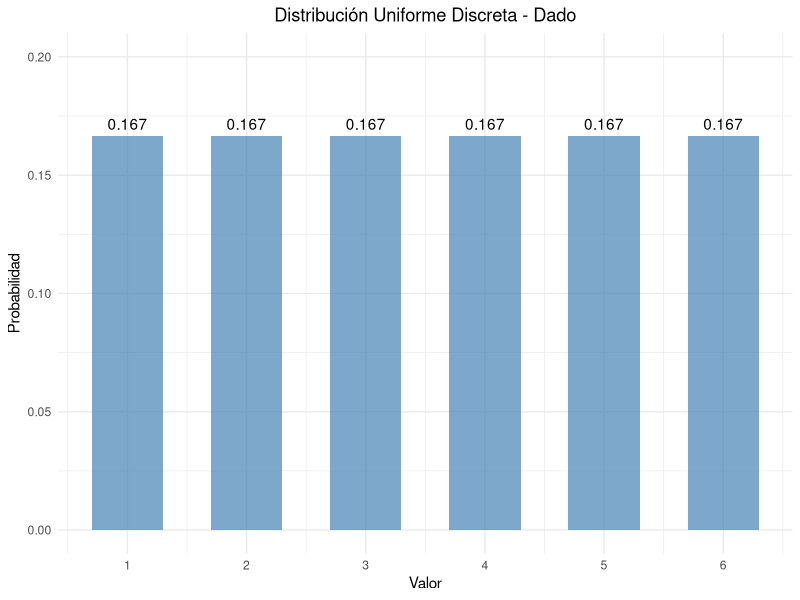
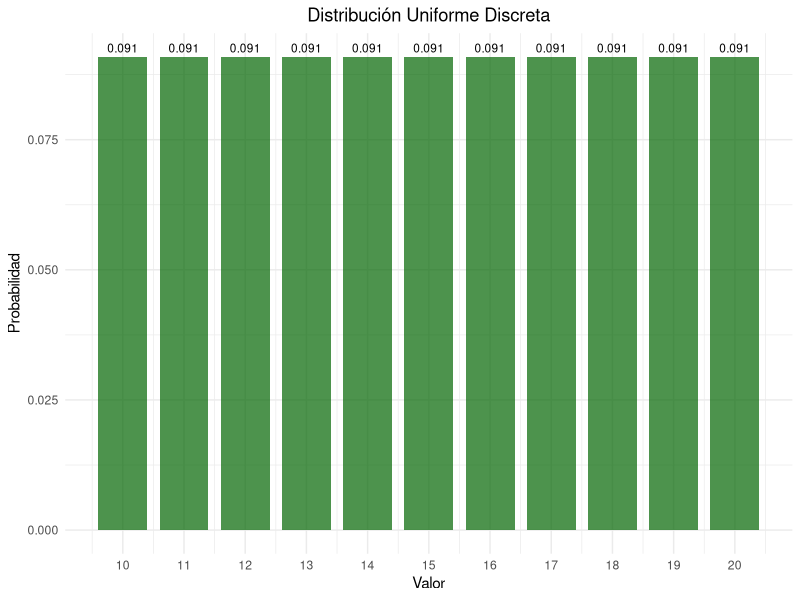
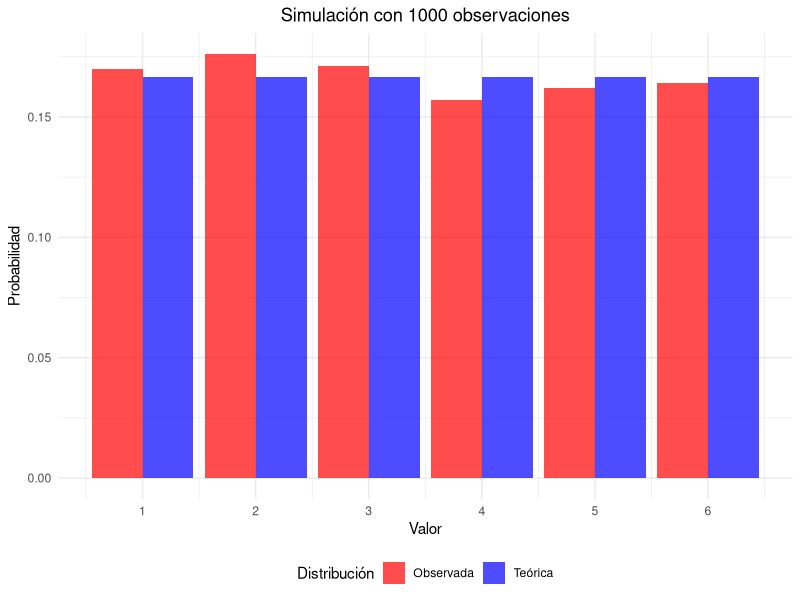
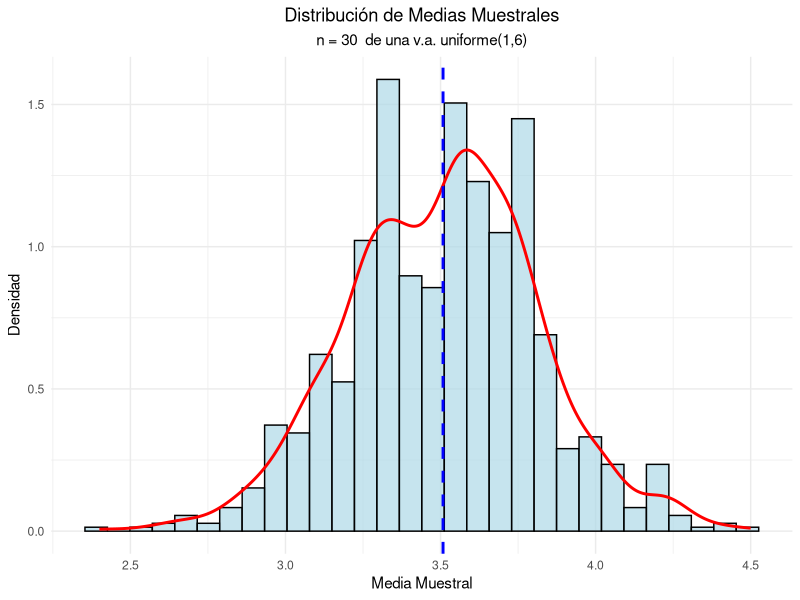
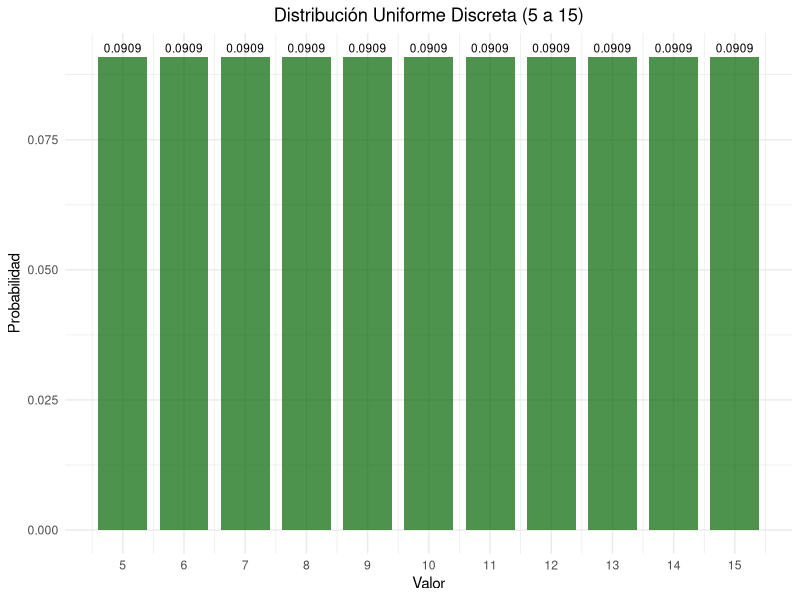
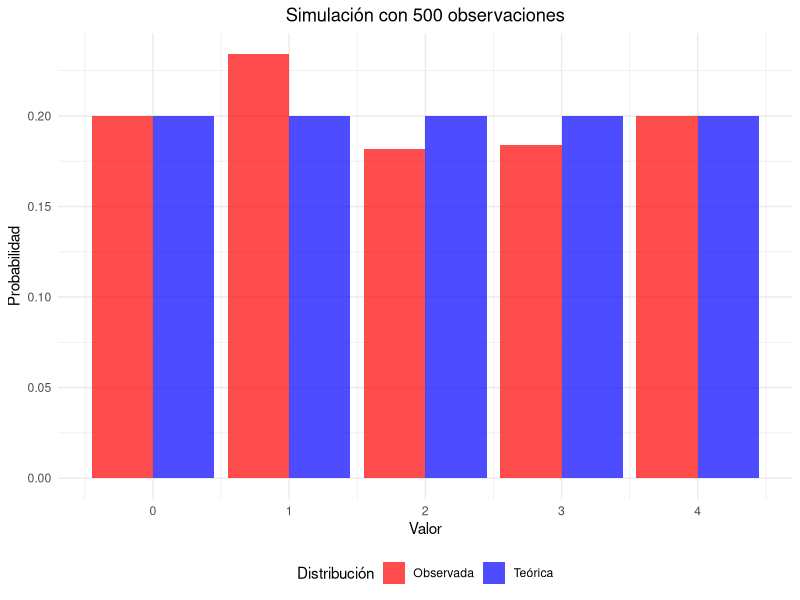

The R source for these figures, in order:
## ---- chunk 1
#| label: setup
#| include: false
library(tidyverse)
library(kableExtra)
library(gridExtra)
## ---- chunk 2
#| code-fold: true
#| label: dado-ejemplo

# Parámetros del dado
x_1 <- 1
x_6 <- 6
valores <- x_1:x_6
probabilidades <- rep(1/length(valores), length(valores))

# Crear data frame
dado_data <- data.frame(
  Valor = valores,
  Probabilidad = probabilidades
)

# Mostrar tabla
kable(dado_data, 
      caption = "Distribución de probabilidad de un dado",
      align = "cc") %>%
  kable_styling(bootstrap_options = "striped")
## ---- chunk 3
#| code-fold: true
#| label: parametros-dado
# Media
media <- sum(dado_data$Valor)/length(dado_data$Valor)
cat("Media:", media, "\n")

# Varianza
varianza <- sum((dado_data$Valor- media)^2)/length(dado_data$Valor)
cat("Varianza:", varianza, "\n")

# Desviación estándar
desv_std <- sqrt(varianza)
cat("Desviación estándar:", round(desv_std, 4), "\n")
## ---- chunk 4
#| code-fold: true
#| label: grafico-dado
#| fig-cap: "Función de probabilidad de un dado"

ggplot(dado_data, aes(x = Valor, y = Probabilidad)) +
  geom_col(fill = "steelblue", alpha = 0.7, width = 0.6) +
  geom_text(aes(label = round(Probabilidad, 3)), vjust = -0.5) +
  scale_x_continuous(breaks = valores) +
  scale_y_continuous(limits = c(0, 0.20)) +
  labs(title = "Distribución Uniforme Discreta - Dado",
       x = "Valor",
       y = "Probabilidad") +
  theme_minimal() +
  theme(plot.title = element_text(hjust = 0.5),
        plot.subtitle = element_text(hjust = 0.5))
## ---- chunk 5
#| code-fold: true
#| label: ejemplo-numeros

x2_1 <- 10
x2_n <- 20
valores2 <- x2_1:x2_n
probabilidades2 <- rep(1/(length(valores2)), length(valores2))

# Data_frame
data2 <- data.frame(
  Valor = valores2,
  Probabilidad = probabilidades2
)

# Parámetros estadísticos
media2 <- mean(data2$Valor)
varianza2 <- sum((data2$Valor - media2)^2)/length(data2$Valor)
desv_std2 <- sqrt(varianza2)

cat("Media:", media2, "\n")
cat("Varianza:", round(varianza2, 4), "\n")
cat("Desviación estándar:", round(desv_std2, 4), "\n")
## ---- chunk 6
#| label: grafico-numeros
#| fig-cap: "Distribución uniforme discreta entre 10 y 20"


ggplot(data2, aes(x = Valor, y = Probabilidad)) +
  geom_col(fill = "darkgreen", alpha = 0.7, width = 0.8) +
  geom_text(aes(label = round(Probabilidad, 3)), 
            vjust = -0.5, size = 3) +
  scale_x_continuous(breaks = seq(10, 20, 1)) +
  labs(title = "Distribución Uniforme Discreta",
       x = "Valor",
       y = "Probabilidad") +
  theme_minimal() +
  theme(plot.title = element_text(hjust = 0.5),
        plot.subtitle = element_text(hjust = 0.5))
## ---- chunk 7
#| code-fold: true
#| label: simulacion

# Generar 1000 números aleatorios
set.seed(123)
n_sim <- 1000
muestra <- sample(1:6, n_sim, replace = TRUE)

# Frecuencias observadas
freq_obs <- table(muestra)
freq_rel <- prop.table(freq_obs)

# Comparar con probabilidades teóricas
comparacion <- data.frame(
  Valor = 1:6,
  Prob_Teorica = rep(1/6, 6),
  Freq_Observada = as.numeric(freq_rel)
)

kable(comparacion, 
      caption = "Comparación entre probabilidades teóricas y observadas",
      col.names = c("Valor", "Prob. Teórica", "Freq. Observada"),
      digits = 4) |> 
  kable_styling(bootstrap_options = "striped")
## ---- chunk 8
#| code-fold: true
#| label: grafico-simulacion
#| fig-width: 8
#| fig-height: 6
#| fig-align: "center"
#| fig-cap: "Comparación entre distribución teórica y simulada"


# Preparar datos para el gráfico
comp_long <- comparacion |> 
  pivot_longer(cols = c(Prob_Teorica, Freq_Observada),
               names_to = "Tipo",
               values_to = "Probabilidad") |> 
  mutate(Tipo = case_when(
    Tipo == "Prob_Teorica" ~ "Teórica",
    Tipo == "Freq_Observada" ~ "Observada"
  ))

ggplot(comp_long, aes(x = Valor, y = Probabilidad, fill = Tipo)) +
  geom_col(position = "dodge", alpha = 0.7) +
  scale_x_continuous(breaks = 1:6) +
  scale_fill_manual(values = c("Teórica" = "blue", "Observada" = "red")) +
  labs(title = paste("Simulación con", n_sim, "observaciones"),
       x = "Valor",
       y = "Probabilidad",
       fill = "Distribución") +
  theme_minimal() +
  theme(plot.title = element_text(hjust = 0.5),
        legend.position = "bottom")
## ---- chunk 9
#| code-fold: true
#| label: limite-central
#| fig-width: 8
#| fig-height: 6
#| fig-align: "center"
#| fig-cap: "Verificación del Teorema del Límite Central"
# Simular medias muestrales
set.seed(456)
k_muestra <- 1000
n_muestra <- 30

medias_muestrales <- replicate(k_muestra, {
  muestra <- sample(1:6, n_muestra, replace = TRUE)
  mean(muestra)
})

# Crear histograma
hist_data <- data.frame(Medias = medias_muestrales)

ggplot(hist_data) +
  geom_histogram(aes(x=Medias, after_stat(density)), bins = 30, 
                 fill = "lightblue", alpha = 0.7, color = "black") +
  geom_density(aes(x = Medias), color = "red", linewidth = 1) +
  geom_vline(xintercept = mean(medias_muestrales), 
             color = "blue", linetype = "dashed", linewidth = 1) +
  labs(title = "Distribución de Medias Muestrales",
       subtitle = paste("n =", n_muestra, " de una v.a. uniforme(1,6)"),
       x = "Media Muestral",
       y = "Densidad") +
  theme_minimal() +
  theme(plot.title = element_text(hjust = 0.5),
        plot.subtitle = element_text(hjust = 0.5))

# Estadísticas
cat("Media teórica:", (1+6)/2, "\n")
cat("Media observada:", round(mean(medias_muestrales), 4), "\n")
cat("Varianza teórica de la media:", round(((6-1+1)^2-1)/12/n_muestra, 4), "\n")
cat("Varianza observada de la media:", round(var(medias_muestrales), 4), "\n")
## ---- chunk 10
#| label: exr-muestras-solucion
#| code-fold: true

# Parámetros
x_1 <- 1
x_n <- 8
valores <- x_1:x_n
n <- length(valores)
probabilidad <- 1/n

# Crear data frame de distribución
distribucion_ex1 <- data.frame(
  Valor = valores,
  Probabilidad = rep(probabilidad, n),
  Es_Par = valores %% 2 == 0
)

# Cálculo de la probabilidad P(X es par)
prob_par <- sum(distribucion_ex1$Probabilidad[distribucion_ex1$Es_Par == TRUE])

# Mostrar tabla de distribución
# library(kableExtra)
kable(distribucion_ex1, 
      caption = "Distribución de probabilidad de la urna (1 a 8)",
      align = "ccc",
      digits = 4) %>%
  kable_styling(bootstrap_options = "striped")

# Resultado de la probabilidad
cat("Probabilidad de obtener un número par:", prob_par, "\n")
## ---- chunk 11
#| label: exr-enteros-solucion
#| code-fold: true
#| fig-cap: "Distribución uniforme discreta entre 5 y 15"

# Definir el rango de números
x2_1 <- 5
x2_n <- 15
valores2 <- x2_1:x2_n
n2 <- length(valores2)
probabilidad2 <- 1/n2

# Data_frame
data2 <- data.frame(
  Valor = valores2,
  Probabilidad = rep(probabilidad2, n2)
)

# Parámetros estadísticos
media2 <- mean(data2$Valor)
varianza2 <- sum((data2$Valor - media2)^2)/n2

# Visualización de la función de probabilidad
# library(ggplot2)
ggplot(data2, aes(x = Valor, y = Probabilidad)) +
  geom_col(fill = "darkgreen", alpha = 0.7, width = 0.8) +
  geom_text(aes(label = round(Probabilidad, 4)), 
            vjust = -0.5, size = 3) +
  scale_x_continuous(breaks = valores2) +
  labs(title = "Distribución Uniforme Discreta (5 a 15)",
       x = "Valor",
       y = "Probabilidad") +
  theme_minimal() +
  theme(plot.title = element_text(hjust = 0.5))

cat("Media E(X):", media2, "\n")
cat("Varianza Var(X):", varianza2, "\n")
## ---- chunk 12
#| label: exr-simulacion_4-solucion
#| code-fold: true
#| fig-cap: "Comparación entre distribución teórica y simulada (n=500)"

# Parámetros de la simulación
valores_sim <- 0:4
n_sim <- 500
prob_teorica <- 1 / length(valores_sim)

# Generar 500 números aleatorios
set.seed(42) # Usando la misma semilla para reproducibilidad
muestra_sim <- sample(valores_sim, n_sim, replace = TRUE)

# Frecuencias observadas
freq_obs <- table(factor(muestra_sim, levels = valores_sim)) # Asegura que 0:4 estén presentes
freq_rel_obs <- prop.table(freq_obs)

# Comparar con probabilidades teóricas
comparacion_sim <- data.frame(
  Valor = valores_sim,
  Prob_Teorica = rep(prob_teorica, length(valores_sim)),
  Freq_Observada = as.numeric(freq_rel_obs)
)

# Mostrar tabla de comparación
# library(kableExtra)
kable(comparacion_sim, 
      caption = "Comparación entre probabilidades teóricas y observadas (n=500)",
      col.names = c("Valor", "Prob. Teórica", "Freq. Observada"),
      digits = 4) %>%
  kable_styling(bootstrap_options = "striped")

# Preparar datos para el gráfico
# library(tidyverse)
comp_long <- comparacion_sim %>% 
  pivot_longer(cols = c(Prob_Teorica, Freq_Observada),
               names_to = "Tipo",
               values_to = "Probabilidad") %>% 
  mutate(Tipo = case_when(
    Tipo == "Prob_Teorica" ~ "Teórica",
    Tipo == "Freq_Observada" ~ "Observada"
  ))

# Visualización de la simulación
# library(ggplot2)
ggplot(comp_long, aes(x = Valor, y = Probabilidad, fill = Tipo)) +
  geom_col(position = "dodge", alpha = 0.7) +
  scale_x_continuous(breaks = valores_sim) +
  scale_fill_manual(values = c("Teórica" = "blue", "Observada" = "red")) +
  labs(title = paste("Simulación con", n_sim, "observaciones"),
       x = "Valor",
       y = "Probabilidad",
       fill = "Distribución") +
  theme_minimal() +
  theme(plot.title = element_text(hjust = 0.5),
        legend.position = "bottom")
